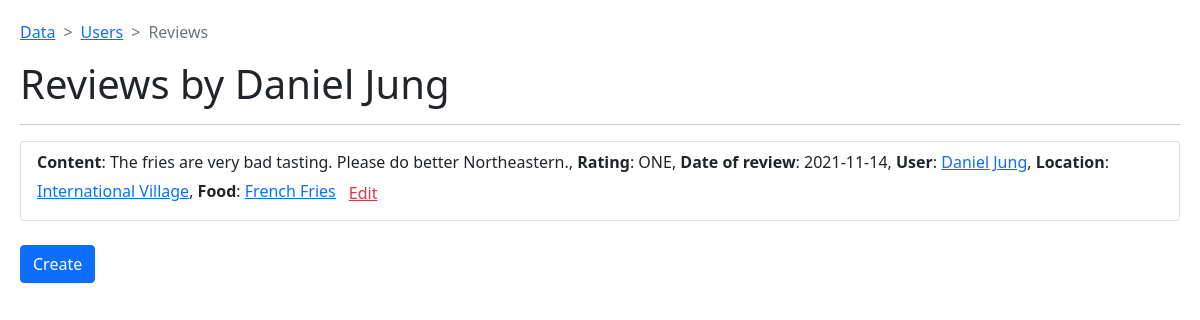
/ReviewsByUser.php?user=1, run on the app's committed database.
### tables this page shows
CREATE TABLE `users` (
  `id` int NOT NULL AUTO_INCREMENT,
  `first_name` varchar(45) DEFAULT NULL,
  `last_name` varchar(45) DEFAULT NULL,
  `username` varchar(45) DEFAULT NULL,
  `password` varchar(45) DEFAULT NULL,
  `email` varchar(45) DEFAULT NULL,
  `date_of_birth` datetime DEFAULT CURRENT_TIMESTAMP,
  PRIMARY KEY (`id`)
);

CREATE TABLE `reviews` (
  `id` int NOT NULL AUTO_INCREMENT,
  `content` varchar(100) DEFAULT NULL,
  `rating` enum('ONE','TWO','THREE','FOUR','FIVE') DEFAULT NULL,
  `date_of_review` datetime DEFAULT CURRENT_TIMESTAMP,
  `user_id` int DEFAULT NULL,
  `location_id` int DEFAULT NULL,
  `food_id` int DEFAULT NULL,
  PRIMARY KEY (`id`),
  KEY `user_id` (`user_id`),
  KEY `location_id` (`location_id`),
  KEY `food_id` (`food_id`),
  CONSTRAINT `reviews_ibfk_1` FOREIGN KEY (`user_id`) REFERENCES `users` (`id`) ON DELETE CASCADE,
  CONSTRAINT `reviews_ibfk_2` FOREIGN KEY (`location_id`) REFERENCES `locations` (`id`) ON DELETE CASCADE,
  CONSTRAINT `reviews_ibfk_3` FOREIGN KEY (`food_id`) REFERENCES `foods` (`id`) ON DELETE CASCADE
);

CREATE TABLE `locations` (
  `id` int NOT NULL AUTO_INCREMENT,
  `name` varchar(45) DEFAULT NULL,
  `address` varchar(45) DEFAULT NULL,
  PRIMARY KEY (`id`)
);

CREATE TABLE `foods` (
  `id` int NOT NULL AUTO_INCREMENT,
  `name` varchar(45) DEFAULT NULL,
  PRIMARY KEY (`id`)
);

### Config.php (called while the page is built, shortened)
<?php
    class Config
    {
        public $conn_servername = "localhost";
        public $conn_username = "root";
        public $conn_password = "P@ssw0rd";
        public function getConnection() {
            $conn = new mysqli($this->conn_servername, $this->conn_username, $this->conn_password);
            return $conn;
        }
    }
?>

### DAOs/ReviewDAO.php (called while the page is built, shortened)
<?php
    include __DIR__ . '/../Config.php';
    include __DIR__ . '/../Model/Review.php';
    class ReviewDAO
    {
        public $conn;
        public function __construct() {
            $this->config = new Config();
            $this->conn = $this->config->getConnection();
        }
        public function findAllReviewByUserId($id) {
            $list_of_reviews = array();
            $sql = "SELECT * FROM `food_reviews`.`reviews` WHERE (`user_id` = '" . $id . "')";
            $result = mysqli_query($this->conn, $sql);
            if (mysqli_num_rows($result) > 0) {
                while($row = mysqli_fetch_assoc($result)) {
                    $list_of_reviews[] = new Review($row["id"], $row["content"], $row["rating"], $row["date_of_review"], $row["user_id"], $row["location_id"], $row["food_id"]);
                }
            }
            return $list_of_reviews;
        }
        public function findReviewerName($id) {
            $sql = "SELECT * FROM `food_reviews`.`users` WHERE `id` = " . $id;
            $result = mysqli_query($this->conn, $sql);
            if (mysqli_num_rows($result) > 0) {
                while($row = mysqli_fetch_assoc($result)) {
                    $user = $row["first_name"] . " " . $row["last_name"];
                }
            }
            return $user;
        }
        public function findReviewFood($id) {
            $sql = "SELECT * FROM `food_reviews`.`foods` WHERE `id` = " . $id;
            $result = mysqli_query($this->conn, $sql);
            if (mysqli_num_rows($result) > 0) {
                while($row = mysqli_fetch_assoc($result)) {
                    $food = $row["name"];
                }
            }
            return $food;
        }
        public function findReviewLocation($id) {
            $sql = "SELECT * FROM `food_reviews`.`locations` WHERE `id` = " . $id;
            $result = mysqli_query($this->conn, $sql);
            if (mysqli_num_rows($result) > 0) {
                while($row = mysqli_fetch_assoc($result)) {
                    $location = $row["name"];
                }
            }
            return $location;
        }
    }
?>

### Model/Review.php (called while the page is built, shortened)
<?php
    class Review
    {
        public $id;
        public $content;
        public $rating;
        public $date_of_review;
        public $user_id;
        public $location_id;
        public $food_id;
        public function __construct($id, $content, $rating, $date_of_review, $user_id, $location_id, $food_id) {
            $this->id = $id;
            $this->content = $content;
            $this->rating = $rating;
            $this->date_of_review = $date_of_review;
            $this->user_id = $user_id;
            $this->location_id = $location_id;
            $this->food_id = $food_id;
        }
        public function getId(): int {
            return $this->id;
        }
        public function getContent(): string {
            return $this->content;
        }
        public function getRating(): string {
            return $this->rating;
        }
        public function getDOR(): string {
            return $this->date_of_review;
        }
        public function getUserId(): string {
            return $this->user_id;
        }
        public function getLocationId(): string {
            return $this->location_id;
        }
        public function getFoodId(): string {
            return $this->food_id;
        }
    }
?>

### ReviewsByUser.php (the view, shortened to what this page needs)
<?php include 'DAOs/ReviewDAO.php';?>
<?php
    $database_connection = new ReviewDAO();
    $byUser = intval($_GET['user']);
?>
<!DOCTYPE HTML PUBLIC "-//W3C//DTD HTML 4.01//EN" "http://www.w3.org/TR/html4/strict.dtd">
<html>
    <head>
        <link href="https://cdn.jsdelivr.net/npm/bootstrap@5.1.3/dist/css/bootstrap.min.css" rel="stylesheet">
    </head>
    <body style="padding: 20px;">
        <nav style="--bs-breadcrumb-divider: '>';" aria-label="breadcrumb">
            <ol class="breadcrumb">
                <li class="breadcrumb-item"><a href="index.php">Data</a></li>
                <li class="breadcrumb-item"><a href="UsersList.php">Users</a></li>
                <li class="breadcrumb-item active" aria-current="page">Reviews</li>
            </ol>
        </nav>
        <div>
            <h1>Reviews by <?php echo $database_connection->findReviewerName($byUser) ?></h1>
            <hr>
            <ul class="list-group">
                <?php
                    foreach ($database_connection->findAllReviewByUserId($byUser) as $review) {
                        echo "<li class='list-group-item'><b>Content</b>: ". $review->getContent() . ", <b>Rating</b>: " . $review->getRating() . ", <b>Date of review</b>: " . substr($review->getDOR(), 0, 10) . ", <b>User</b>: " . "<a href=EditUserForm.php?user=". $review->getUserId() . ">" . $database_connection->findReviewerName($review->getUserId()) . "</a>" . ", <b>Location</b>: " . "<a href=EditLocationForm.php?location=" . $review->getLocationId() . ">" . $database_connection->findReviewLocation($review->getLocationId()) . "</a>" . ", <b>Food</b>: " . "<a href=EditFoodForm.php?food=" . $review->getFoodId() . ">" . $database_connection->findReviewFood($review->getFoodId()) . "</a>" . "<a href=EditReviewForm.php?review='" . $review->getId() . "'><button type='button' class='btn btn-link link-danger'>Edit</button></a>" . "</li>";
                    }
                ?>
            </ul>
            <br>
            <a href="AddReviewForm.php"><button type="button" class="btn btn-primary">Create</button></a>
        </div>
    </body>
</html>

### data on the page
users: $database_connection->findReviewerName($byUser) "Daniel Jung"
reviews: content "The fries are very bad tasting. Please do better Northeastern.", rating "ONE", date_of_review "2021-11-14", user.last_name "Daniel Jung", location.name "International Village", food.name "French Fries"
